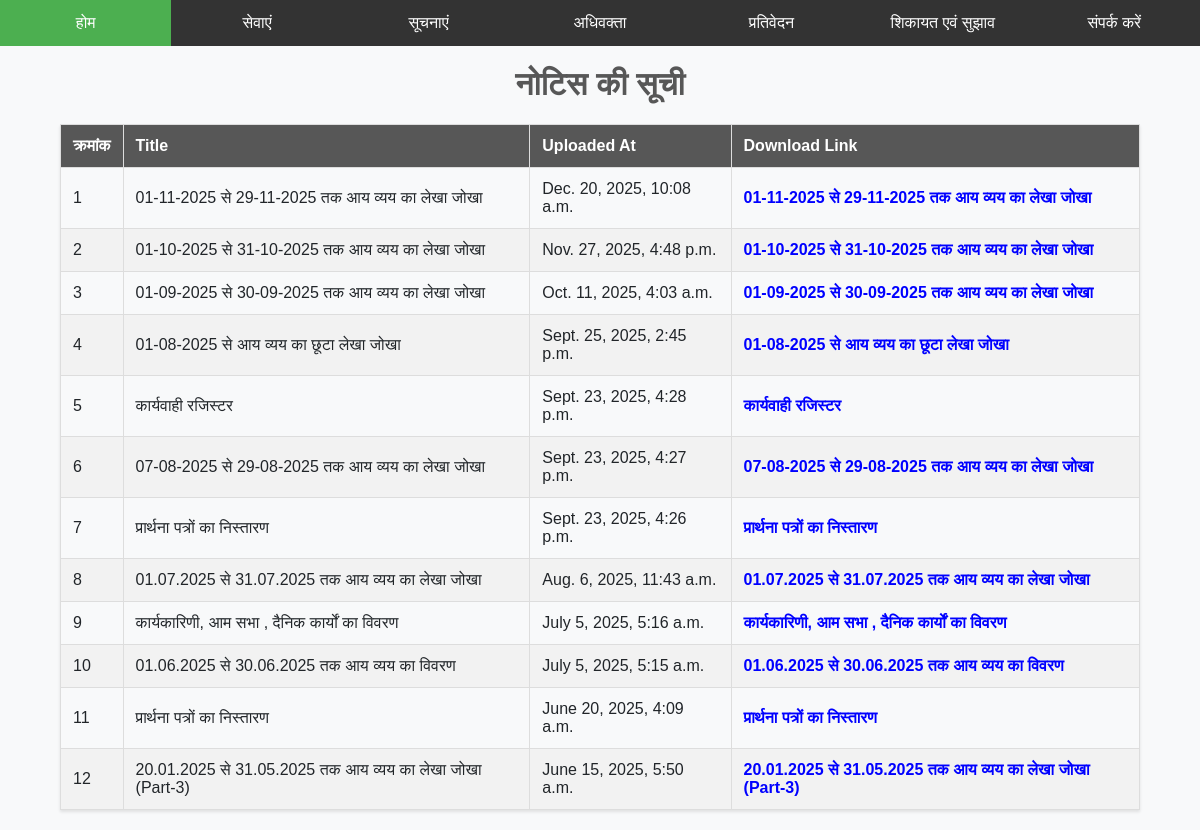
Before: /notice/ with the older database file.
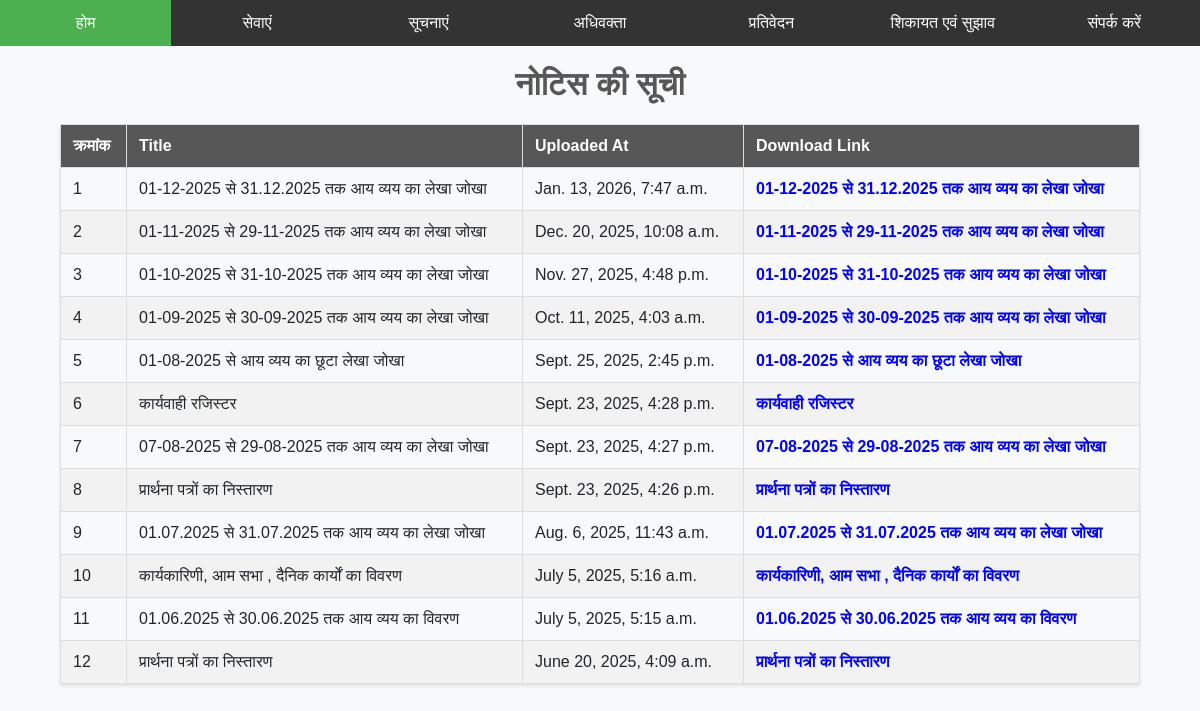
After: the same page with the newer database file.
### notice/models.py (models this page shows, shortened)
class Notice(models.Model):
    title = models.CharField(max_length=100)
    content = models.TextField(default=None, blank=True, null=True)
    file = models.FileField(upload_to='notice/')
    created_at = models.DateTimeField(auto_now_add=True)
    updated_at = models.DateTimeField(auto_now=True)
    is_active = models.BooleanField(default=True)

### notice/views.py (the view)
# urls.py: path("", views.list_notice, name="list_notices"),
def list_notice(request):
    notices = Notice.objects.all().order_by('-created_at')[0:12]
    return render(request, 'list_notices.html', context={"notices": notices})

### notice/templates/list_notices.html (shortened to what this page needs)
{% extends "base.html" %}
{% block content %}
<h1>नोटिस की सूची</h1>
<table>
    <thead>
        <tr>
            <th>क्रमांक</th>
            <th>Title</th>
            <th>Uploaded At</th>
            <th>Download Link</th>
        </tr>
    </thead>
    <tbody>
        {% for notice in notices %}
        <tr>
            <td>{{ forloop.counter }}</td>
            <td>{{ notice.title }}</td>
            <td>{{ notice.created_at }}</td>
            <td><a href="/media/{{ notice.file }}" target="_blank" style="text-decoration: none; color: #333; font-weight: bold; word-wrap: break-word;">
                <span style="color: blue; cursor: pointer;">{{ notice.title }}</span>
            </a></td>
        </tr>
        {% endfor %}
    </tbody>
</table>
{% endblock content %}

Changed rows visible on the page:
no longer on this page (row unchanged): Notice: title "20.01.2025 से 31.05.2025 तक आय व्यय का लेखा जोखा (Part-3)", created_at "June 15, 2025, 5:50 a.m."
added Notice: title "01-12-2025 से 31.12.2025 तक आय व्यय का लेखा जोखा", created_at "Jan. 13, 2026, 7:47 a.m."
